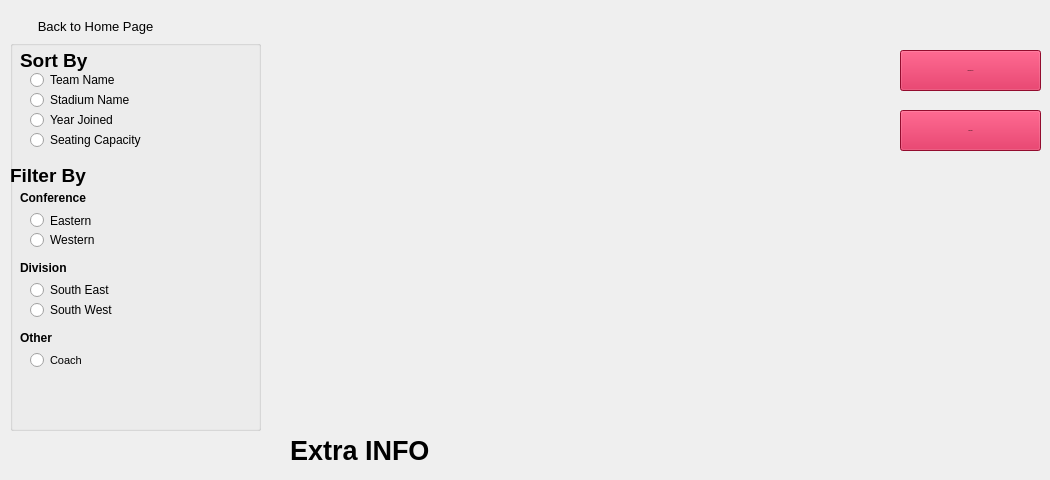
    <widget class="QWidget" name="ViewStadiumsPage">
     <property name="styleSheet">
      <string notr="true">QHeaderView::section { 
 font-family:'Harmonia Sans Pro,Arial,sans-serif';
font-weight: bold;
font-size: 25pt;
color:white;
background-color:rgb(0, 46, 109);
}</string>
     </property>
     <widget class="QPushButton" name="pushButton_backToHome_2">
      <property name="geometry">
       <rect>
        <x>-10</x>
        <y>10</y>
        <width>211</width>
        <height>32</height>
       </rect>
      </property>
      <property name="font">
       <font>
        <pointsize>10</pointsize>
       </font>
      </property>
      <property name="text">
       <string>Back to Home Page</string>
      </property>
      <property name="icon">
       <iconset resource="resources.qrc">
        <normaloff>:/Resources/Images/leftArrow.png</normaloff>:/Resources/Images/leftArrow.png</iconset>
      </property>
      <property name="flat">
       <bool>true</bool>
      </property>
     </widget>
     <widget class="QTableView" name="tableView_StadiumData">
      <property name="geometry">
       <rect>
        <x>280</x>
        <y>50</y>
        <width>601</width>
        <height>361</height>
       </rect>
      </property>
      <property name="font">
       <font>
        <family>Harmonia Sans Pro,Arial,sans-serif</family>
        <pointsize>15</pointsize>
        <weight>75</weight>
        <bold>true</bold>
       </font>
      </property>
      <property name="styleSheet">
       <string notr="true">font-family:'Harmonia Sans Pro,Arial,sans-serif';
color: white;
background-color: transparent;

</string>
      </property>
      <property name="frameShape">
       <enum>QFrame::NoFrame</enum>
      </property>
      <property name="frameShadow">
       <enum>QFrame::Plain</enum>
      </property>
      <property name="verticalScrollBarPolicy">
       <enum>Qt::ScrollBarAlwaysOff</enum>
      </property>
      <property name="sizeAdjustPolicy">
       <enum>QAbstractScrollArea::AdjustToContents</enum>
      </property>
      <property name="verticalScrollMode">
       <enum>QAbstractItemView::ScrollPerItem</enum>
      </property>
      <property name="showGrid">
       <bool>false</bool>
      </property>
      <property name="wordWrap">
       <bool>false</bool>
      </property>
      <property name="cornerButtonEnabled">
       <bool>false</bool>
      </property>
      <attribute name="horizontalHeaderVisible">
       <bool>false</bool>
      </attribute>
      <attribute name="horizontalHeaderHighlightSections">
       <bool>false</bool>
      </attribute>
      <attribute name="verticalHeaderVisible">
       <bool>false</bool>
      </attribute>
      <attribute name="verticalHeaderHighlightSections">
       <bool>false</bool>
      </attribute>
     </widget>
     <widget class="QGroupBox" name="groupBox_2">
      <property name="geometry">
       <rect>
        <x>10</x>
        <y>40</y>
        <width>251</width>
        <height>391</height>
       </rect>
      </property>
      <property name="styleSheet">
       <string notr="true"/>
      </property>
      <property name="title">
       <string/>
      </property>
      <property name="flat">
       <bool>false</bool>
      </property>
      <widget class="QRadioButton" name="radioButton_seatingCap">
       <property name="geometry">
        <rect>
         <x>20</x>
         <y>90</y>
         <width>128</width>
         <height>20</height>
        </rect>
       </property>
       <property name="text">
        <string>Seating Capacity</string>
       </property>
      </widget>
      <widget class="QRadioButton" name="radioButton_sortYearJoined">
       <property name="geometry">
        <rect>
         <x>20</x>
         <y>70</y>
         <width>105</width>
         <height>20</height>
        </rect>
       </property>
       <property name="text">
        <string>Year Joined</string>
       </property>
      </widget>
      <widget class="QLabel" name="label_13">
       <property name="geometry">
        <rect>
         <x>10</x>
         <y>10</y>
         <width>91</width>
         <height>21</height>
        </rect>
       </property>
       <property name="font">
        <font>
         <pointsize>14</pointsize>
         <weight>75</weight>
         <bold>true</bold>
        </font>
       </property>
       <property name="styleSheet">
        <string notr="true">c</string>
       </property>
       <property name="text">
        <string>Sort By</string>
       </property>
      </widget>
      <widget class="QLabel" name="label_14">
       <property name="geometry">
        <rect>
         <x>0</x>
         <y>120</y>
         <width>101</width>
         <height>31</height>
        </rect>
       </property>
       <property name="font">
        <font>
         <pointsize>14</pointsize>
         <weight>75</weight>
         <bold>true</bold>
        </font>
       </property>
       <property name="text">
        <string>Filter By</string>
       </property>
      </widget>
      <widget class="QRadioButton" name="radioButton_EasternFilter">
       <property name="geometry">
        <rect>
         <x>20</x>
         <y>170</y>
         <width>131</width>
         <height>21</height>
        </rect>
       </property>
       <property name="text">
        <string>Eastern</string>
       </property>
      </widget>
      <widget class="QRadioButton" name="radioButton_WesternFilter">
       <property name="geometry">
        <rect>
         <x>20</x>
         <y>190</y>
         <width>131</width>
         <height>20</height>
        </rect>
       </property>
       <property name="text">
        <string>Western</string>
       </property>
      </widget>
      <widget class="QRadioButton" name="radioButton_southEastFilter">
       <property name="geometry">
        <rect>
         <x>20</x>
         <y>240</y>
         <width>141</width>
         <height>20</height>
        </rect>
       </property>
       <property name="text">
        <string>South East </string>
       </property>
      </widget>
      <widget class="QRadioButton" name="radioButton_southWestFilter">
       <property name="geometry">
        <rect>
         <x>20</x>
         <y>260</y>
         <width>141</width>
         <height>20</height>
        </rect>
       </property>
       <property name="text">
        <string>South West</string>
       </property>
      </widget>
      <widget class="QLabel" name="label_2">
       <property name="geometry">
        <rect>
         <x>10</x>
         <y>150</y>
         <width>81</width>
         <height>16</height>
        </rect>
       </property>
       <property name="font">
        <font>
         <weight>75</weight>
         <bold>true</bold>
        </font>
       </property>
       <property name="text">
        <string>Conference</string>
       </property>
      </widget>
      <widget class="QLabel" name="label_3">
       <property name="geometry">
        <rect>
         <x>10</x>
         <y>220</y>
         <width>51</width>
         <height>16</height>
        </rect>
       </property>
       <property name="font">
        <font>
         <weight>75</weight>
         <bold>true</bold>
        </font>
       </property>
       <property name="text">
        <string>Division</string>
       </property>
      </widget>
      <widget class="QRadioButton" name="radioButton_sortStadiumName">
       <property name="geometry">
        <rect>
         <x>20</x>
         <y>50</y>
         <width>128</width>
         <height>20</height>
        </rect>
       </property>
       <property name="text">
        <string>Stadium Name</string>
       </property>
      </widget>
      <widget class="QRadioButton" name="radioButton_sortTeamName">
       <property name="geometry">
        <rect>
         <x>20</x>
         <y>30</y>
         <width>128</width>
         <height>20</height>
        </rect>
       </property>
       <property name="text">
        <string>Team Name</string>
       </property>
       <property name="iconSize">
        <size>
         <width>12</width>
         <height>12</height>
        </size>
       </property>
      </widget>
      <widget class="QLabel" name="label_15">
       <property name="geometry">
        <rect>
         <x>10</x>
         <y>290</y>
         <width>161</width>
         <height>16</height>
        </rect>
       </property>
       <property name="font">
        <font>
         <weight>75</weight>
         <bold>true</bold>
        </font>
       </property>
       <property name="text">
        <string>Other</string>
       </property>
      </widget>
      <widget class="QRadioButton" name="radioButton_coachFilter">
       <property name="geometry">
        <rect>
         <x>20</x>
         <y>310</y>
         <width>90</width>
         <height>20</height>
        </rect>
       </property>
       <property name="font">
        <font>
         <pointsize>8</pointsize>
        </font>
       </property>
       <property name="text">
        <string>Coach</string>
       </property>
      </widget>
     </widget>
     <widget class="QLabel" name="label_extraInfo">
      <property name="geometry">
       <rect>
        <x>290</x>
        <y>430</y>
        <width>601</width>
        <height>41</height>
       </rect>
      </property>
      <property name="font">
       <font>
        <pointsize>20</pointsize>
        <weight>75</weight>
        <bold>true</bold>
       </font>
      </property>
      <property name="accessibleName">
       <string/>
      </property>
      <property name="text">
       <string>Extra INFO</string>
      </property>
     </widget>
     <widget class="QPushButton" name="pushButton_toViewSingleTeamPage">
      <property name="geometry">
       <rect>
        <x>900</x>
        <y>50</y>
        <width>141</width>
        <height>41</height>
       </rect>
      </property>
      <property name="font">
       <font>
        <family>Harmonia Sans Pro,Arial,sans-serif</family>
        <pointsize>-1</pointsize>
       </font>
      </property>
      <property name="cursor">
       <cursorShape>PointingHandCursor</cursorShape>
      </property>
      <property name="accessibleName">
       <string>redButton</string>
      </property>
      <property name="styleSheet">
       <string notr="true">background-color: rgb(206,17,65);</string>
      </property>
      <property name="text">
       <string>Stadium Info</string>
      </property>
     </widget>
     <widget class="QLabel" name="label_TransparentBackground_2">
      <property name="geometry">
       <rect>
        <x>280</x>
        <y>50</y>
        <width>601</width>
        <height>361</height>
       </rect>
      </property>
      <property name="accessibleName">
       <string>transparentBar</string>
      </property>
      <property name="styleSheet">
       <string notr="true">	background-color: rgba(31, 34, 31, .30);

	border-radius: 5px;
</string>
      </property>
      <property name="text">
       <string/>
      </property>
     </widget>
     <widget class="QPushButton" name="pushButton_toViewSouvenirsPage">
      <property name="enabled">
       <bool>true</bool>
      </property>
      <property name="geometry">
       <rect>
        <x>900</x>
        <y>110</y>
        <width>141</width>
        <height>41</height>
       </rect>
      </property>
      <property name="font">
       <font>
        <family>Harmonia Sans Pro,Arial,sans-serif</family>
        <pointsize>-1</pointsize>
       </font>
      </property>
      <property name="cursor">
       <cursorShape>PointingHandCursor</cursorShape>
      </property>
      <property name="accessibleName">
       <string>redButton</string>
      </property>
      <property name="styleSheet">
       <string notr="true">background-color: rgb(206,17,65);</string>
      </property>
      <property name="text">
       <string>Souvenirs</string>
      </property>
     </widget>
     <zorder>label_TransparentBackground_2</zorder>
     <zorder>pushButton_backToHome_2</zorder>
     <zorder>tableView_StadiumData</zorder>
     <zorder>groupBox_2</zorder>
     <zorder>label_extraInfo</zorder>
     <zorder>pushButton_toViewSingleTeamPage</zorder>
     <zorder>pushButton_toViewSouvenirsPage</zorder>
    </widget>
